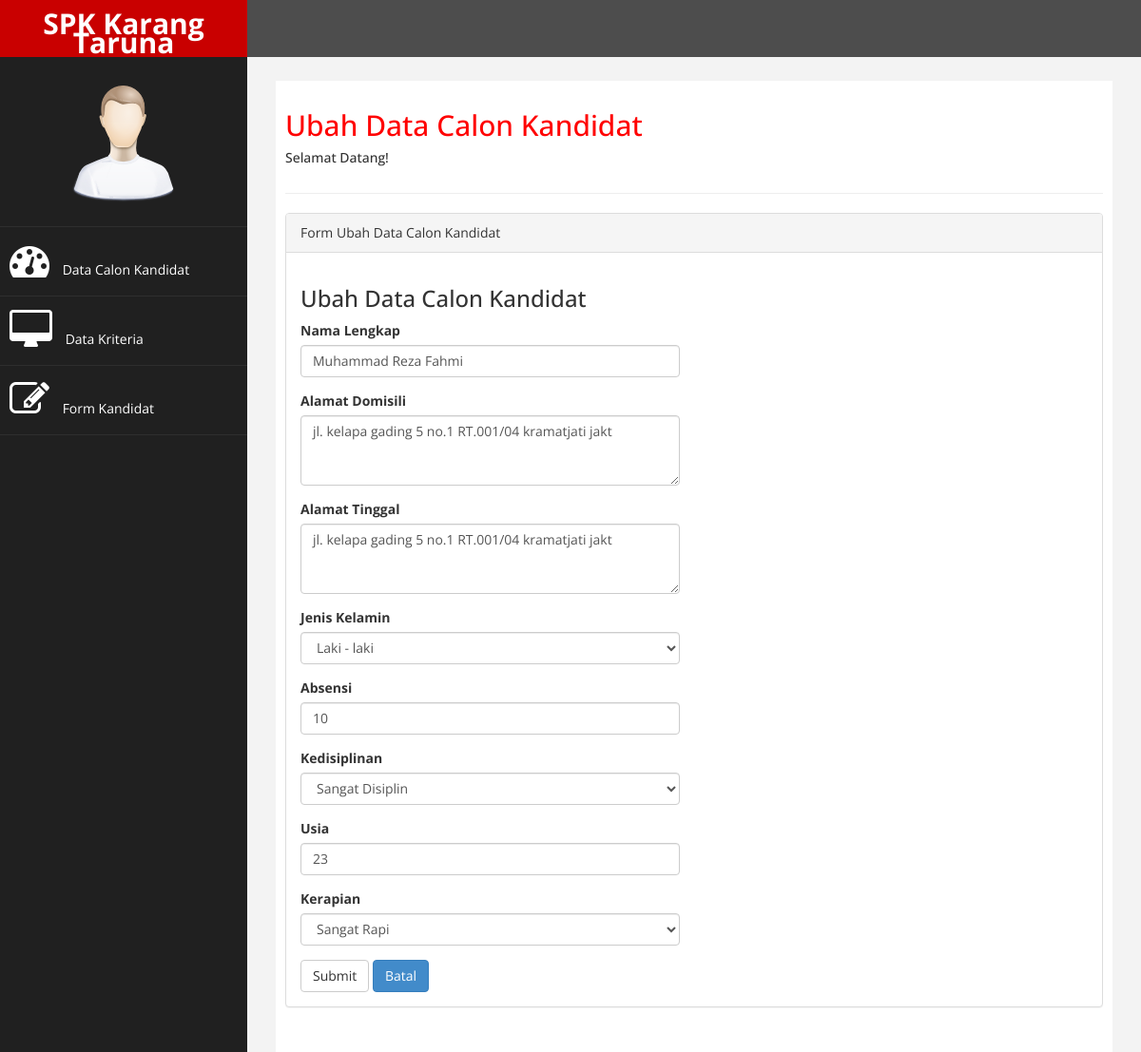
/edit_form.php?id_kandidat=K001, run on the app's committed database.
### tables this page shows
CREATE TABLE `kandidat` (
  `id_kandidat` varchar(5) NOT NULL,
  `nama_kandidat` varchar(30) NOT NULL,
  `domisili` varchar(50) NOT NULL,
  `tinggal` varchar(50) NOT NULL,
  `jenis_kelamin` varchar(15) NOT NULL,
  `absensi` int(5) NOT NULL,
  `kedisiplinan` varchar(20) NOT NULL,
  `usia` int(5) NOT NULL,
  `kerapian` varchar(20) NOT NULL
);

### edit_form.php (the view, shortened to what this page needs)
<!DOCTYPE html>
<html xmlns="http://www.w3.org/1999/xhtml">
<head>
    <link href="assets/css/bootstrap.css" rel="stylesheet" />
    <link href="assets/css/font-awesome.css" rel="stylesheet" />
    <link href="assets/js/morris/morris-0.4.3.min.css" rel="stylesheet" />
    <link href="assets/css/custom.css" rel="stylesheet" />
</head>
<body>
    <div id="wrapper">
        <nav class="navbar navbar-default navbar-cls-top " role="navigation" style="margin-bottom: 0">
            <div class="navbar-header">
                <a class="navbar-brand" href="index.html">SPK Karang Taruna</a>
            </div>
        </nav>
                <nav class="navbar-default navbar-side" role="navigation">
            <div class="sidebar-collapse">
                <ul class="nav" id="main-menu">
				<li class="text-center">
                    <img src="assets/img/find_user.png" class="user-image img-responsive"/>
					</li>
                    <li>
                        <a  href="index.php"><i class="fa fa-dashboard fa-3x"></i> Data Calon Kandidat</a>
                    </li>
                      <li>
                        <a  href="ui.php"><i class="fa fa-desktop fa-3x"></i> Data Kriteria</a>
                    </li>
                    <li  >
                        <a href="form.php"><i class="fa fa-edit fa-3x"></i> Form Kandidat </a>
                    </li>
                </ul>
            </div>
        </nav>
        <div id="page-wrapper" >
            <div id="page-inner">
                <div class="row">
                    <div class="col-md-12">
                     <h2>Ubah Data Calon Kandidat</h2>
                        <h5>Selamat Datang!</h5>
                    </div>
                </div>
                 <hr />
               <div class="row">
                <div class="col-md-12">
                    <div class="panel panel-default">
                        <div class="panel-heading">
                            Form Ubah Data Calon Kandidat
                        </div>
                        <div class="panel-body">
                            <div class="row">
                                <div class="col-md-6">
                                    <h3>Ubah Data Calon Kandidat</h3>
                                    <?php
                                        include 'koneksi.php';
                                        $id_kandidat = @$_GET['id_kandidat'];
                                        $data = mysqli_query($koneksi,"select * from kandidat where id_kandidat='$id_kandidat'");
                                        while($d = mysqli_fetch_array($data)){
                                        ?>
                                    <form action="update.php" method="POST" role="form">
                                        <div class="form-group">
                                            <label>Nama Lengkap</label>
                                            <input name="nama_kandidat" class="form-control" value="<?php echo $d['nama_kandidat']; ?>" />
                                        </div>
                                        <div class="form-group">
                                            <label>Alamat Domisili</label>
                                            <textarea name="domisili" class="form-control" rows="3"><?php echo $d['domisili']; ?></textarea>
                                        </div>
                                        <div class="form-group">
                                            <label>Alamat Tinggal</label>
                                            <textarea name="tinggal" class="form-control" rows="3"><?php echo $d['tinggal']; ?></textarea>
                                        </div>
                                         <div class="form-group">
                                            <label>Jenis Kelamin</label>
                                            <select name="jenis_kelamin" class="form-control" value="<?php echo $d['jenis_kelamin']; ?>">
                                                <option>Laki - laki</option>
                                            </select>
                                        </div>
                                        <div class="form-group">
                                            <label>Absensi</label>
                                            <input name="absensi" class="form-control" value="<?php echo $d['absensi']; ?>" />
                                        </div>
                                        <div class="form-group">
                                            <label>Kedisiplinan</label>
                                            <select name="kedisiplinan" class="form-control" value="<?php echo $d['kedisiplinan']; ?>">
                                                <option>Sangat Disiplin</option>
                                            </select>
                                        </div>
                                        <div class="form-group">
                                            <label>Usia</label>
                                            <input name="usia" class="form-control" value="<?php echo $d['usia']; ?>" />
                                        </div>
                                        <div class="form-group">
                                            <label>Kerapian</label>
                                            <select name="kerapian" class="form-control" value="<?php echo $d['kerapian']; ?>">
                                                <option>Sangat Rapi</option>
                                            </select>
                                        </div>
                                        <button type="submit" class="btn btn-default">Submit </button>
                                        <a href="index.php" class="btn btn-primary">Batal</a>
                                            </form>
                                        </div>
<?php
}
?>
    </div>
            </div>
        </div>
</body>
</html>

### assets/css/custom.css (style rules this page uses)
body { font-family: 'Open Sans', sans-serif; }
#wrapper { width: 100%; background:#202020; }
#page-wrapper { padding: 15px 15px; min-height: 600px; background:#F3F3F3; }
#page-inner { width:100%; margin:10px 20px 10px 0px; background-color:#fff!important; padding:10px; min-height:1200px; }
.text-center { text-align:center; }
h2 { color: #f00; }
.user-image { margin: 25px auto; -webkit-border-radius: 10px; -moz-border-radius: 10px; border-radius: 10px; max-height:170px; max-width:170px; }
.navbar-cls-top .navbar-brand { color: #fff; background: #C90000; width: 260px; text-align: center; height: 60px; font-size: 30px; font-weight: 700; }
.sidebar-collapse , .sidebar-collapse .nav { background:none; }
.sidebar-collapse .nav { padding:0; }
.sidebar-collapse .nav > li > a { color:#fff; background:#202020; text-shadow:none; }
.sidebar-collapse > .nav > li > a { padding:15px 10px; }
.sidebar-collapse > .nav > li { border-bottom: 1px solid rgba(107, 108, 109, 0.19); }
.navbar-side { border:none; background-color: #202020; }
.navbar-cls-top { background:#4D4D4D; border-bottom:none; }
.navbar-default { border:0px solid black; }
.navbar-header { background: #A70303; }
.nav > li > a > i { margin-right:10px; }
@media (min-width:768px) { #page-wrapper { margin: 0 0 0 260px; padding: 15px 30px; min-height: 1200px; } }
@media (min-width:768px) { .navbar-side { z-index: 1; position: absolute; width: 260px; } }
@media (min-width:768px) { .navbar { border-radius: 0px; } }

### data on the page
kandidat: nama_kandidat "Muhammad Reza Fahmi", domisili "jl. kelapa gading 5 no.1 RT.001/04 kramatjati jakt", tinggal "jl. kelapa gading 5 no.1 RT.001/04 kramatjati jakt", jenis_kelamin "Laki - laki", absensi "10", kedisiplinan "Sangat Disiplin", usia "23", kerapian "Sangat Rapi"
